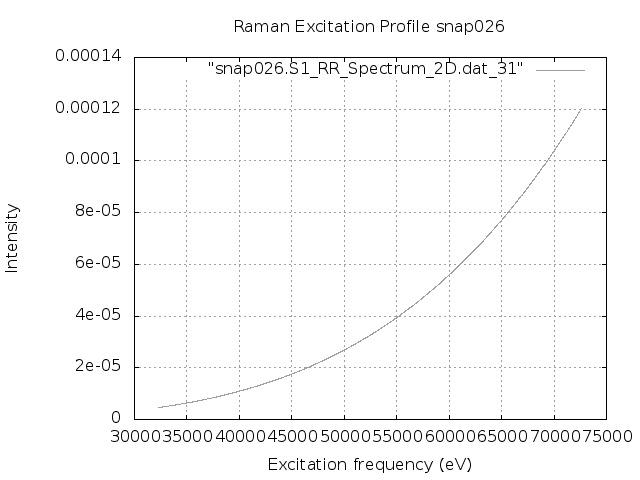

The script that saved this image:
set terminal png
set output "snap026.S1.REP_frozen.png"
set xlabel 'Excitation frequency (eV)'
set ylabel 'Intensity'
set title "Raman Excitation Profile snap026"
set grid
set autoscale
plot "snap026.S1_RR_Spectrum_2D.dat_31" with lines lc "blue"
exit
